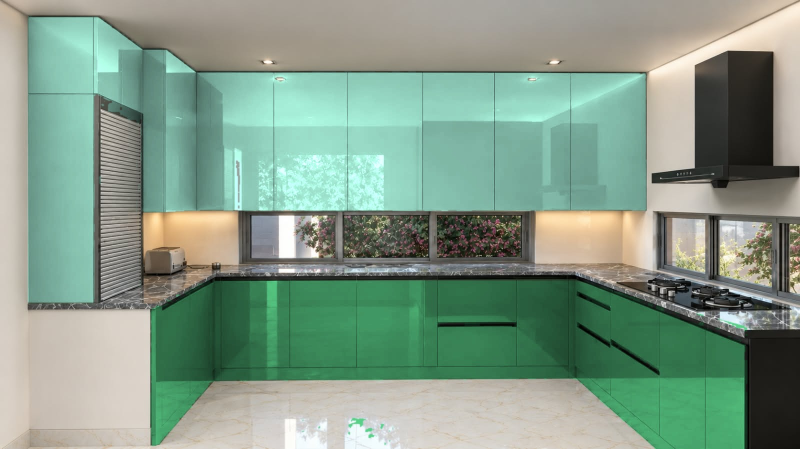
#> input picture 2-Designs/Kitchen/Kitchen - Advance 626 Dream Green + 676 Aqua Green - view 1.jpg, 1600 x 898 px (shown at 1/2 size); its folder holds only this picture in this run
$ python kitchen_advance_colours.py 'Kitchen - Advance 626 Dream Green + 676 Aqua Green - view 1.jpg'
#> lines starting #> are read from the running program, lines starting #| are printed output that depends on the picture; after the words box and inside, x2 and y2 are one past the last pixel; in counts of white or black regions, pixels touching at a corner belong together
"""Recolour the kitchen reference renders: bottom = Advance 626 Dream Green, top = Advance 676 Aqua Green (approx shades)."""
import os, sys
import numpy as np
from PIL import Image, ImageFilter

HERE = os.path.dirname(os.path.abspath(__file__))
IMG = sys.argv[1:3]
BOTTOM, TOP = "#357a50", "#86c0ae"          # approx: 626 Dream Green, 676 Aqua Green
TOP_REG = [lambda yy, xx: ((yy < 428) & (xx < 1295)) | ((xx < 292) & (yy < 605)), lambda yy, xx: (yy < 438)]
BOT_REG = [lambda yy, xx: (yy > 560 + np.maximum(0, xx - 1150) * 0.27) & (xx < 1495) & (xx > 295), lambda yy, xx: (yy > 568 + np.maximum(0, 520 - xx) * 0.13)]


CLOSE = 3


def recolour(a, region, target):
#> called with target = '#86c0ae'
    f = a / 255.0
    mx, mn = f.max(2), f.min(2)
    s = np.where(mx > 0, (mx - mn) / np.maximum(mx, 1e-6), 0)
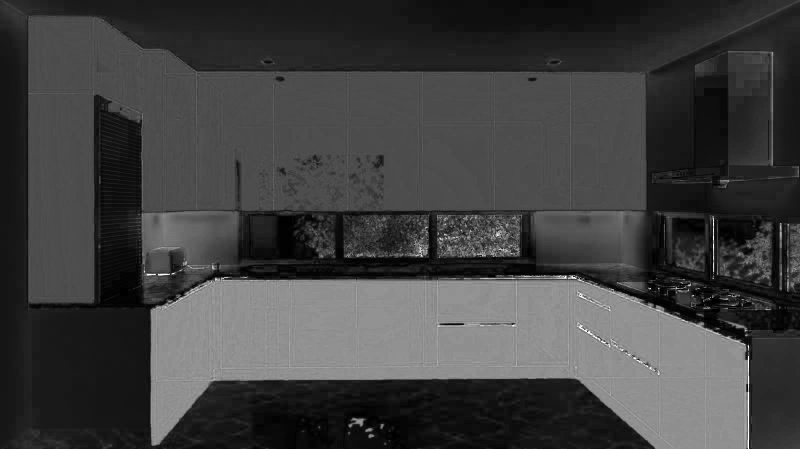
#> s: shape (898, 1600) float64 (shown at 1/2 size); min 0, max 1, mean 0.254
    r, g, b = f[..., 0], f[..., 1], f[..., 2]
    green = (g > r * 1.03) & (g >= b * 0.95) & (s > 0.07) & (mx > 0.05)
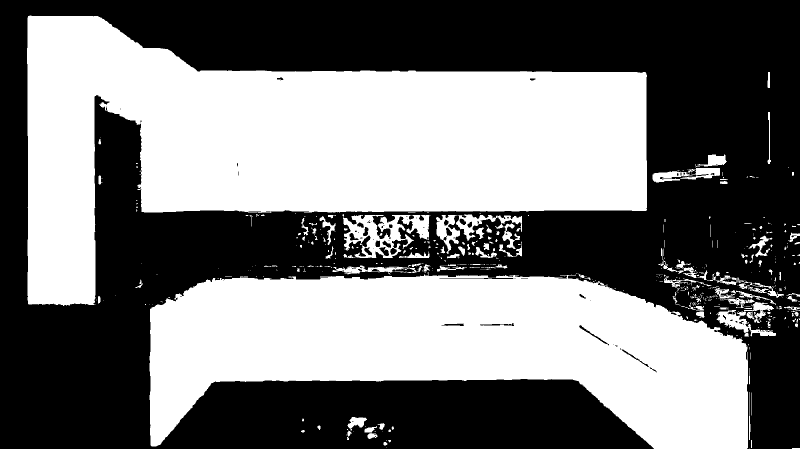
#> green: shape (898, 1600) bool (shown at 1/2 size); 47.2% white; 558 white regions (429 under 20 px), largest, box (x1, y1, x2, y2) and area: (54, 31, 1294, 612) 379790, (299, 548, 1496, 898) 266004, (685, 428, 861, 516) 7388
    h, w, _ = a.shape
#> h = 898; w = 1600
    yy, xx = np.mgrid[0:h, 0:w]
    m = green & region(yy, xx)
#> m: shape (898, 1600) bool; 26.4% white; 24 white regions (19 under 20 px), largest, box (x1, y1, x2, y2) and area: (54, 31, 1294, 605) 379284, (197, 351, 203, 369) 89, (270, 559, 285, 576) 69, (196, 592, 202, 605) 59, (197, 278, 202, 289) 41
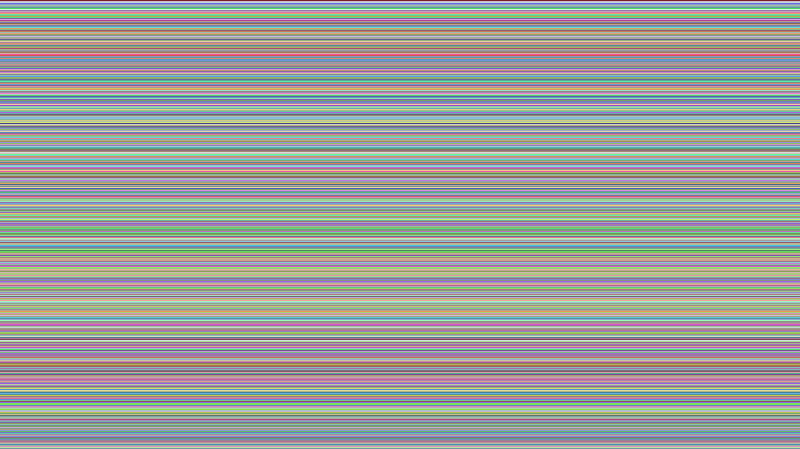
#> yy: shape (898, 1600) int64 (shown at 1/2 size); 898 distinct labels, from 0 to 897; one colour per label, 0 black
    im = Image.fromarray((m * 255).astype("uint8")).filter(ImageFilter.MaxFilter(CLOSE)).filter(ImageFilter.MinFilter(CLOSE))
#> im: PIL image 1600x898 L; 26.4% white; 15 white regions (9 under 20 px), largest, box (x1, y1, x2, y2) and area: (54, 31, 1294, 605) 379572, (197, 351, 205, 369) 93, (270, 559, 285, 576) 85, (193, 592, 202, 605) 66, (197, 275, 202, 289) 44, (272, 413, 276, 423) 21
    im = Image.fromarray((np.array(im) * region(yy, xx)).astype("uint8"))
    m = np.array(im.filter(ImageFilter.GaussianBlur(0.8))) / 255.0
    L = a @ np.array([0.299, 0.587, 0.114])
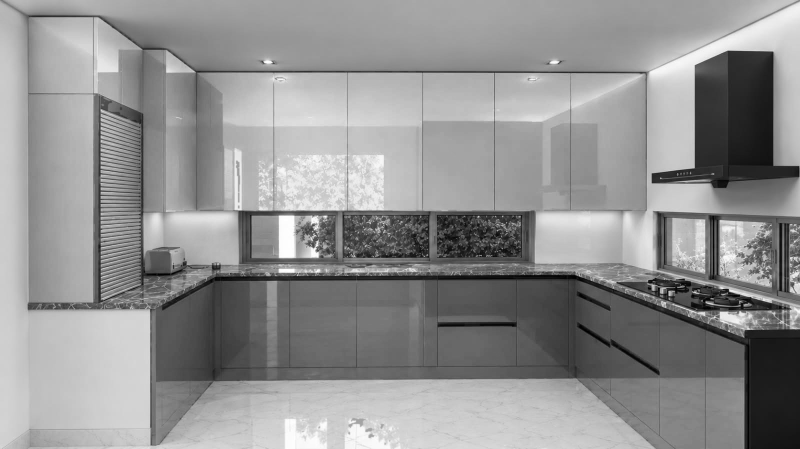
#> L: shape (898, 1600) float64 (shown at 1/2 size); min 0, max 255, mean 145.8
    Lm = np.median(L[m > 0.5]) if (m > 0.5).any() else 60
#> Lm = 172.3
    shade = np.clip(L / Lm, 0.25, 1.7)[..., None]
    base = np.array([int(target[i:i + 2], 16) for i in (1, 3, 5)], float)[None, None, :]
    return a * (1 - m[..., None]) + np.clip(base * shade, 0, 255) * m[..., None]


for i, p in enumerate(IMG):
    a = np.array(Image.open(p).convert("RGB")).astype(float)
    globals()["CLOSE"] = 3 if i == 0 else 41
    a = recolour(a, TOP_REG[i], TOP)
    a = recolour(a, BOT_REG[i], BOTTOM)
#> call 2 of recolour, with target = '#357a50'
#> in recolour (call 2), `green = (g > r * 1.03) & (g >= b * 0.95) & (s > 0.07) & (mx > 0.05)`: green: shape (898, 1600) bool; 47.5% white; 549 white regions (418 under 20 px), largest, box (x1, y1, x2, y2) and area: (53, 30, 1295, 612) 383654, (299, 548, 1496, 898) 266004, (685, 428, 861, 516) 7388
#> in recolour (call 2), `m = green & region(yy, xx)`:
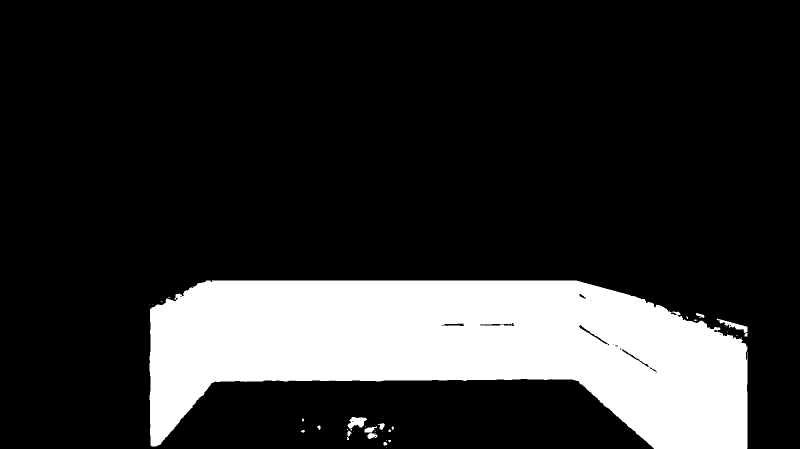
#> m: shape (898, 1600) bool (shown at 1/2 size); 18.3% white; 37 white regions (22 under 20 px), largest, box (x1, y1, x2, y2) and area: (299, 561, 1495, 898) 261010, (695, 834, 734, 861) 566, (1433, 637, 1495, 666) 507
#> in recolour (call 2), `im = Image.fromarray((m * 255).astype("uint8")).filter(ImageFilter.Max..`: im: PIL image 1600x898 L; 18.3% white; 28 white regions (15 under 20 px), largest, box (x1, y1, x2, y2) and area: (299, 561, 1495, 898) 261494, (695, 834, 734, 861) 578, (1433, 637, 1495, 673) 574
#> in recolour (call 2), `Lm = np.median(L[m > 0.5]) if (m > 0.5).any() else 60`: Lm = 96.98
#> in recolour (call 2), `shade = np.clip(L / Lm, 0.25, 1.7)[..., None]`:
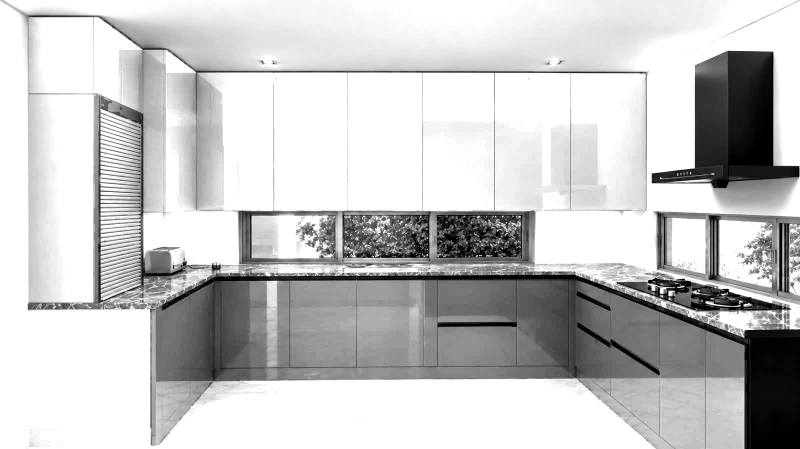
#> shade: shape (898, 1600, 1) float64 (shown at 1/2 size); min 0.25, max 1.7, mean 1.38; drawn with min black and max white
    Image.fromarray(a.astype("uint8")).save(os.path.join(HERE, f"Kitchen - Advance 626 Dream Green + 676 Aqua Green - view {i + 1}.jpg"), quality=92)
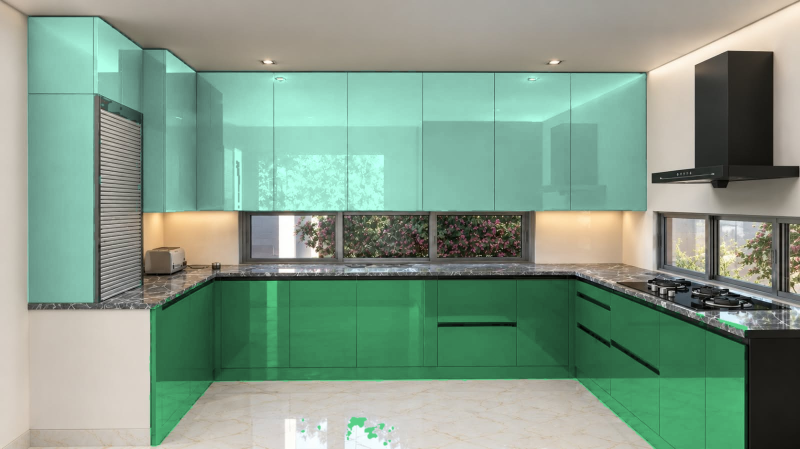
#> saved as Kitchen - Advance 626 Dream Green + 676 Aqua Green - view 1.jpg: PIL image 1600x898 RGB (shown at 1/2 size); mean R, G, B 130.7, 154.8, 136.3
print("ok")

$ run again, on 2-Designs/Kitchen/Kitchen - Advance 626 Dream Green + 676 Aqua Green - view 2.jpg
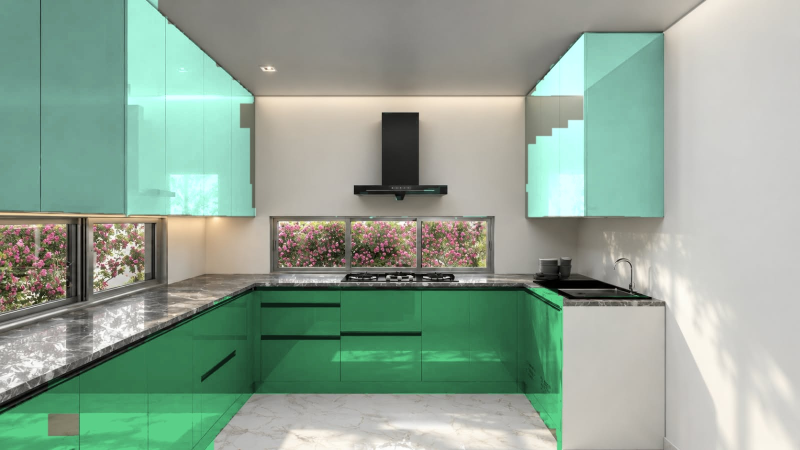
#> input picture 2-Designs/Kitchen/Kitchen - Advance 626 Dream Green + 676 Aqua Green - view 2.jpg, 1600 x 900 px (shown at 1/2 size)
#> in recolour, `green = (g > r * 1.03) & (g >= b * 0.95) & (s > 0.07) & (mx > 0.05)`:
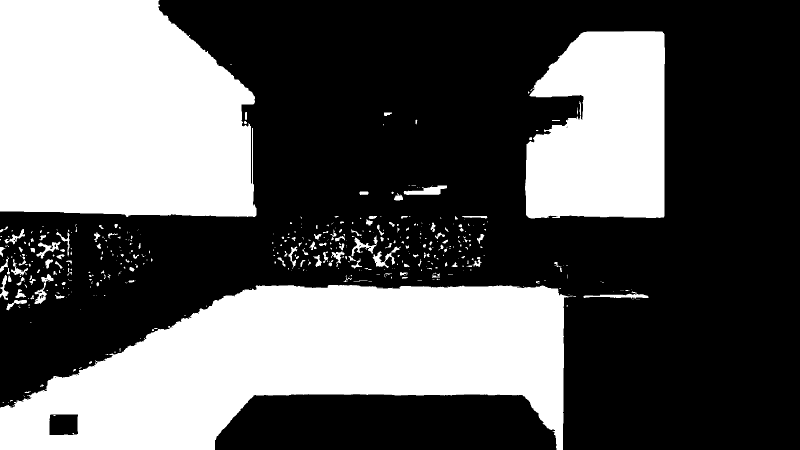
#> green: shape (900, 1600) bool (shown at 1/2 size); 37.2% white; 469 white regions (329 under 20 px), largest, box (x1, y1, x2, y2) and area: (0, 570, 1152, 900) 235381, (0, 0, 513, 434) 196356, (1050, 62, 1330, 437) 88480
#> yy: shape (900, 1600) int64; 900 distinct labels, from 0 to 899
#> im: PIL image 1600x900 L; 19.3% white; 145 white regions (87 under 20 px), largest, box (x1, y1, x2, y2) and area: (0, 0, 513, 434) 195886, (1050, 62, 1295, 428) 74471, (807, 371, 894, 390) 963
#> Lm = 172.3
#> green: shape (900, 1600) bool; 37.6% white; 415 white regions (254 under 20 px), largest, box (x1, y1, x2, y2) and area: (0, 570, 1152, 900) 235381, (0, 0, 514, 435) 197716, (1049, 61, 1330, 437) 89730
#> im: PIL image 1600x900 L; 13.4% white; 13 white regions (10 under 20 px), largest, box (x1, y1, x2, y2) and area: (296, 570, 1152, 900) 192740, (1167, 589, 1276, 599) 519, (1072, 562, 1080, 568) 38
#> Lm = 95
#> in recolour (call 2), `shade = np.clip(L / Lm, 0.25, 1.7)[..., None]`:
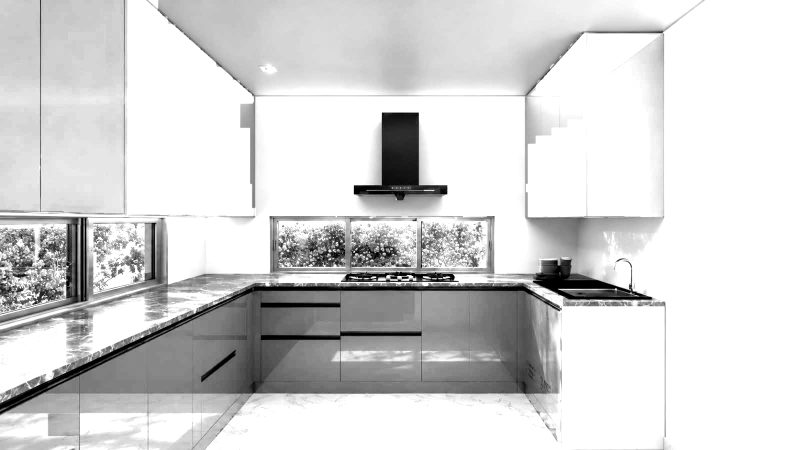
#> shade: shape (900, 1600, 1) float64 (shown at 1/2 size); min 0.25, max 1.7, mean 1.46; drawn with min black and max white
